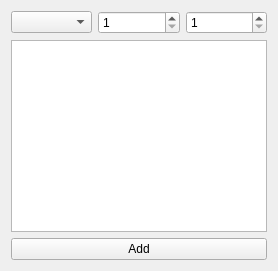
<?xml version="1.0" encoding="UTF-8"?>
<ui version="4.0">
 <class>VerseEntry</class>
 <widget class="QWidget" name="VerseEntry">
  <property name="windowTitle">
   <string>Verse Entry</string>
  </property>
  <layout class="QVBoxLayout" name="VLVerseEntry">
   <item>
    <layout class="QHBoxLayout" name="HLLocation">
     <item>
      <widget class="QComboBox" name="CBBibleBook"/>
     </item>
     <item>
      <widget class="QSpinBox" name="SBChapterNo">
       <property name="minimum">
        <number>1</number>
       </property>
       <property name="maximum">
        <number>150</number>
       </property>
      </widget>
     </item>
     <item>
      <widget class="QSpinBox" name="SBVerseNo">
       <property name="minimum">
        <number>1</number>
       </property>
       <property name="maximum">
        <number>176</number>
       </property>
      </widget>
     </item>
    </layout>
   </item>
   <item>
    <widget class="QPlainTextEdit" name="PTEVerseText"/>
   </item>
   <item>
    <widget class="QPushButton" name="PBAdd">
     <property name="text">
      <string>Add</string>
     </property>
    </widget>
   </item>
  </layout>
 </widget>
 <resources/>
 <connections/>
</ui>
